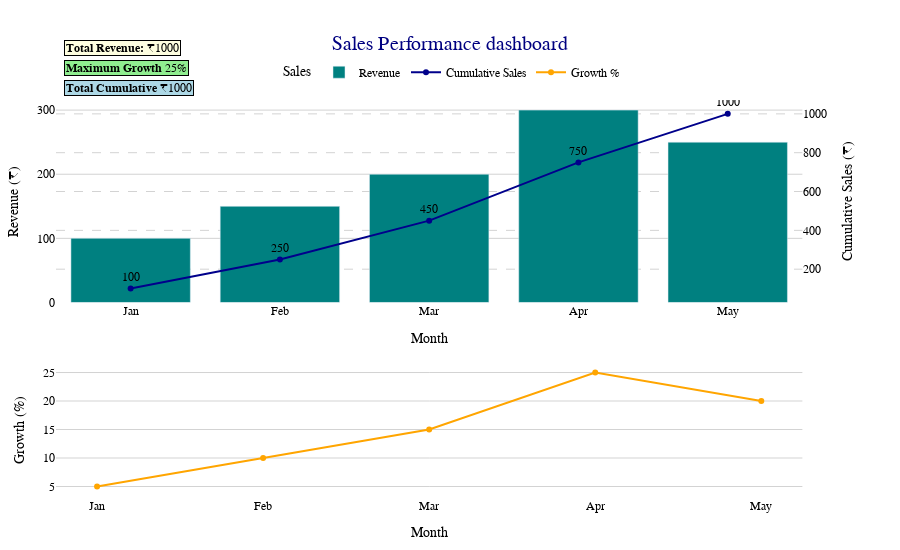

Source (notebook cell):
### Code cell
fig = make_subplots(
    rows=2,
    cols=1,
    specs=[[{"secondary_y":True}],[{}]],
    row_heights=[0.6,0.4]
)

fig.add_trace(
    go.Bar(
        x=df['Month'],
        y=df['Revenue'],
        name='Revenue'
    ),
    secondary_y=False,
    row=1,col=1
)
fig.add_trace(
    go.Scatter(
        x=df['Month'],
        y=df['Cumulative'],
        name='Cumulative Sales',
        text=df['Cumulative'],
        textposition='top center',
        mode='lines+markers+text'
    ),
    secondary_y=True,
    row=1,col=1
)
fig.add_trace(
    go.Scatter(
    x=df['Month'],
    y=df['Growth %'],
    name='Growth %'),
    row=2,col=1
)
fig.update_yaxes(title='Revenue (₹)',showgrid=True, gridcolor="lightgrey",secondary_y=False,row=1)
fig.update_yaxes(title='Growth (%)',showgrid=True, gridcolor="lightgrey",row=2)
fig.update_yaxes(title='Cumulative Sales (₹)',showgrid=True,gridcolor="lightgrey",griddash='dash',secondary_y=True,row=1)
fig.update_xaxes(title='Month')
fig.update_layout(title=dict(
    text='Sales Performance dashboard',
    font=dict(size=20,color='navy'),
    x=0.5,xanchor='center'
    ),
    legend=dict(
        title='Sales',
        font=dict(size=12,color='black'),
        y=1.07,yanchor='middle',
        x=0.5,xanchor='center',
        orientation='h'
    ),
    plot_bgcolor='white',
    height=550,
    font=dict(family="Arial", size=12, color="black"),
     margin=dict(l=50, r=50, t=100, b=50),
                  
)
total_revenue=df['Revenue'].sum()
max_growth=df['Growth %'].max()
total_cumulative=df['Cumulative'].max()
fig.update_layout(
    annotations=[
        dict(text=f"<b>Total Revenue:</b> ₹{total_revenue}",
            x=0.01,xref='paper',y=1.15,yref='paper',xanchor='left',
            showarrow=False,
            bordercolor='black',
            bgcolor='lightyellow'),

        dict(text=f"<b>Maximum Growth</b> {max_growth}%",
        x=0.01,xref='paper',y=1.1,yref='paper',xanchor='left',
        showarrow=False,
        bordercolor='black',
        bgcolor='lightgreen'),

        dict(text=f"<b>Total Cumulative</b> ₹{total_cumulative}",
        x=0.01,xref='paper',y=1.05,yref='paper',xanchor='left',
        showarrow=False,
        bordercolor='black',
        bgcolor='lightblue')
    ]
)

fig.data[0].marker.color = 'teal'        
fig.data[0].hovertemplate = "Month: %{x}<br>Revenue: ₹%{y}"
fig.data[2].line.color = 'orange'      
fig.data[2].hovertemplate = "Month: %{x}<br>Growth: %{y}%"
fig.data[1].line.color = 'darkblue'
fig.data[1].hovertemplate = "Month: %{x}<br>Cumulative: ₹%{y}"

fig.show()

### Figure 1 — Plotly figure (JSON) as saved in the notebook; plotly's stock layout.template omitted (floating-point values rounded to 4 significant figures)
{"data": [{"hovertemplate": "Month: %{x}<br>Revenue: ₹%{y}", "marker": {"color": "teal"}, "name": "Revenue", "type": "bar", "x": ["Jan", "Feb", "Mar", "Apr", "May"], "xaxis": "x", "y": [100, 150, 200, 300, 250], "yaxis": "y"}, {"hovertemplate": "Month: %{x}<br>Cumulative: ₹%{y}", "line": {"color": "darkblue"}, "mode": "lines+markers+text", "name": "Cumulative Sales", "text": [100.0, 250.0, 450.0, 750.0, 1000.0], "textposition": "top center", "type": "scatter", "x": ["Jan", "Feb", "Mar", "Apr", "May"], "xaxis": "x", "y": [100, 250, 450, 750, 1000], "yaxis": "y2"}, {"hovertemplate": "Month: %{x}<br>Growth: %{y}%", "line": {"color": "orange"}, "name": "Growth %", "type": "scatter", "x": ["Jan", "Feb", "Mar", "Apr", "May"], "xaxis": "x2", "y": [5, 10, 15, 25, 20], "yaxis": "y3"}], "layout": {"annotations": [{"bgcolor": "lightyellow", "bordercolor": "black", "showarrow": false, "text": "<b>Total Revenue:</b> ₹1000", "x": 0.01, "xanchor": "left", "xref": "paper", "y": 1.15, "yref": "paper"}, {"bgcolor": "lightgreen", "bordercolor": "black", "showarrow": false, "text": "<b>Maximum Growth</b> 25%", "x": 0.01, "xanchor": "left", "xref": "paper", "y": 1.1, "yref": "paper"}, {"bgcolor": "lightblue", "bordercolor": "black", "showarrow": false, "text": "<b>Total Cumulative</b> ₹1000", "x": 0.01, "xanchor": "left", "xref": "paper", "y": 1.05, "yref": "paper"}], "font": {"color": "black", "family": "Arial", "size": 12}, "height": 550, "legend": {"font": {"color": "black", "size": 12}, "orientation": "h", "title": {"text": "Sales"}, "x": 0.5, "xanchor": "center", "y": 1.07, "yanchor": "middle"}, "margin": {"b": 50, "l": 50, "r": 50, "t": 100}, "plot_bgcolor": "white", "title": {"font": {"color": "navy", "size": 20}, "text": "Sales Performance dashboard", "x": 0.5, "xanchor": "center"}, "xaxis": {"anchor": "y", "domain": [0, 0.94], "title": {"text": "Month"}}, "xaxis2": {"anchor": "y3", "domain": [0, 0.94], "title": {"text": "Month"}}, "yaxis": {"anchor": "x", "domain": [0.49, 1], "gridcolor": "lightgrey", "showgrid": true, "title": {"text": "Revenue (₹)"}}, "yaxis2": {"anchor": "x", "gridcolor": "lightgrey", "griddash": "dash", "overlaying": "y", "showgrid": true, "side": "right", "title": {"text": "Cumulative Sales (₹)"}}, "yaxis3": {"anchor": "x2", "domain": [0, 0.34], "gridcolor": "lightgrey", "showgrid": true, "title": {"text": "Growth (%)"}}}}
